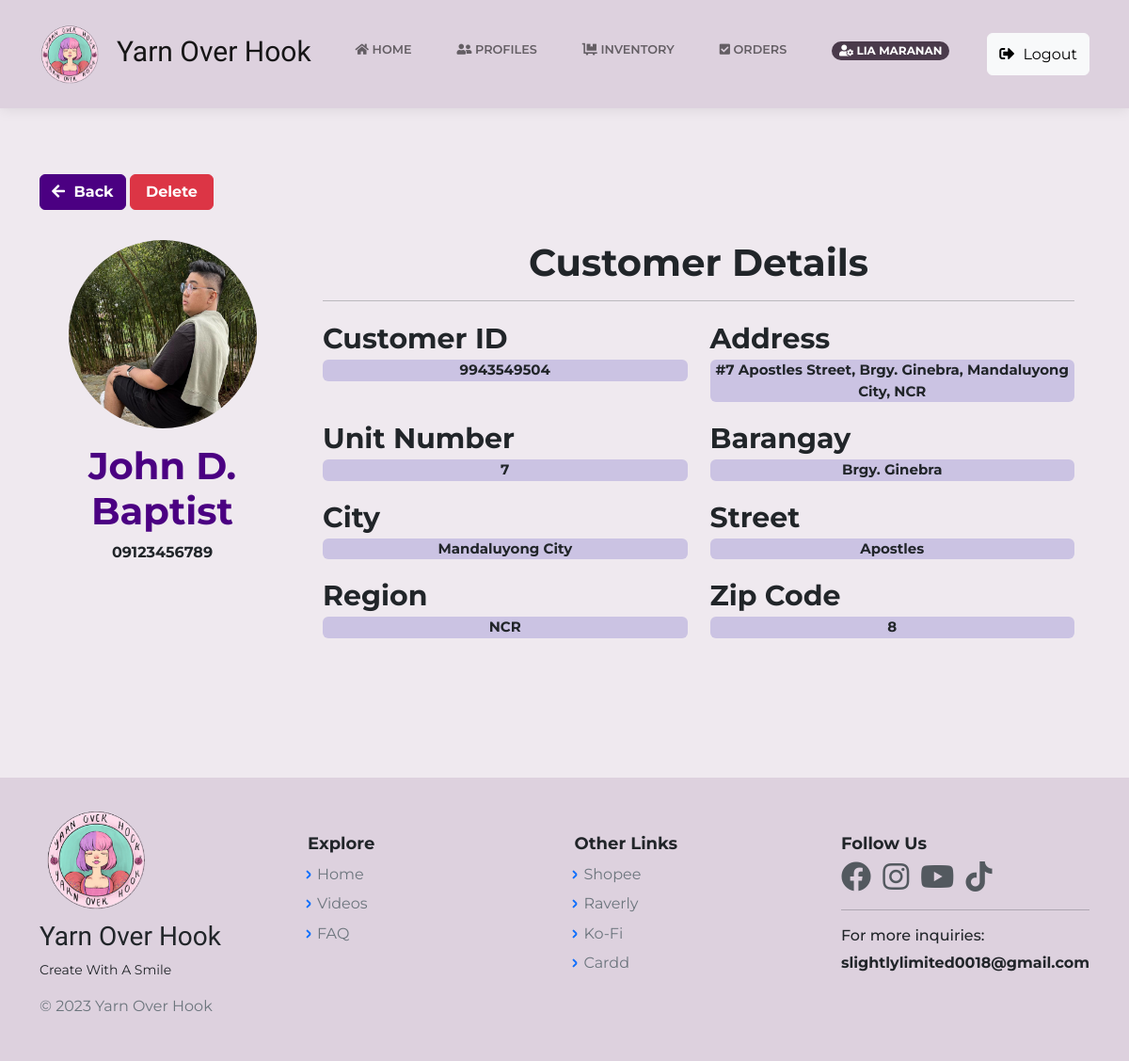
/ProfileAccntViewAdmin.php?id=10 (signed in), run on an earlier commit of the app's database.
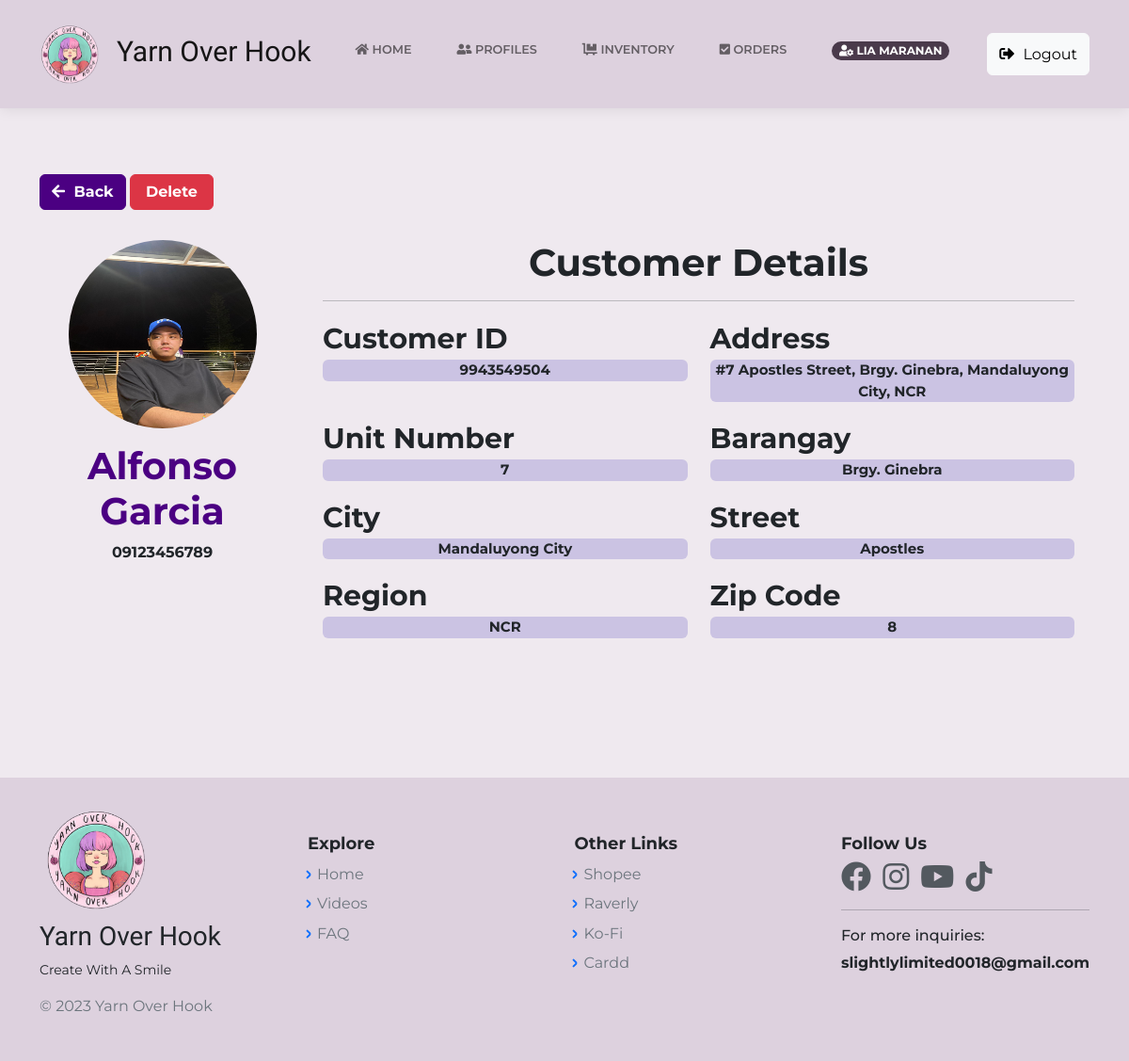
And on a later commit of the database.
### tables this page shows
CREATE TABLE `register` (
  `id` bigint(20) NOT NULL,
  `cust_name` varchar(60) NOT NULL,
  `cust_avatar` varchar(255) NOT NULL,
  `cust_email` varchar(60) DEFAULT NULL,
  `cust_pass` varchar(255) NOT NULL,
  `cust_reg` varchar(60) NOT NULL,
  `cust_city` varchar(50) NOT NULL,
  `cust_st` text NOT NULL,
  `cust_brgy` varchar(50) NOT NULL,
  `cust_unit` int(11) NOT NULL,
  `cust_zip` int(10) NOT NULL,
  `cust_phone` varchar(50) NOT NULL,
  `login_id` bigint(12) NOT NULL,
  `date` timestamp NOT NULL DEFAULT current_timestamp() ON UPDATE current_timestamp(),
  `user_rank` varchar(20) NOT NULL DEFAULT 'user',
  `cust_address` varchar(160) NOT NULL,
  `cust_status` int(11) NOT NULL,
  `login_attempt` int(11) NOT NULL,
  `otp` int(11) NOT NULL,
  `verify_token` varchar(60) NOT NULL
);

CREATE TABLE `cust_profile` (
  `id` bigint(20) NOT NULL,
  `c_id` bigint(12) NOT NULL,
  `c_name` varchar(60) NOT NULL,
  `c_label` varchar(255) NOT NULL,
  `region` varchar(60) NOT NULL,
  `city` varchar(60) NOT NULL,
  `street` varchar(60) NOT NULL,
  `barangay` varchar(60) NOT NULL,
  `phone_no` varchar(20) NOT NULL,
  `zip_code` int(12) NOT NULL,
  `unit_no` int(11) NOT NULL,
  `date` timestamp NOT NULL DEFAULT current_timestamp() ON UPDATE current_timestamp(),
  `address` varchar(150) NOT NULL,
  `login_id` bigint(12) NOT NULL,
  `unique_id` int(5) NOT NULL DEFAULT 1,
  `cust_status` int(1) NOT NULL DEFAULT 0
);

### ProfileAccntViewAdmin.php (the view, shortened to what the changed rows need)
<?php
include("includes/dbh.inc.php");
require 'layouts/Header.php';
if(isset($_GET['id'])) {
    $id = mysqli_real_escape_string($con, $_GET['id']);
    $item = "SELECT * FROM cust_profile WHERE id = $id";
    $result = mysqli_query($con, $item);
    $profile = mysqli_fetch_assoc($result);
    $current_user = $profile['login_id'];
    $item_av = "SELECT * FROM register WHERE login_id = $current_user";
    $result_av = mysqli_query($con, $item_av);
    $prof_avatar = mysqli_fetch_assoc($result_av);
}
?>
<body class="d-flex flex-column min-vh-100">
    <?php if($profile): ?>
        <main class="page blog-post">
    <section class="clean-block clean-post dark" style="background-color:#efe9ef; border:none; ">
        <div class="container">
        <form class="mb-3" action="ProfileAccntViewAdmin.php?id=<?php echo $profile['id']; ?>" method="POST" id="form">
        <button class="btn btn-primary pull-right" type="button" style="font-weight:bold;border-color: indigo;background: indigo;"><a href="CustomerProfileListAdmin.php" style="text-decoration:none;color:white;"><i class="fa fa-arrow-left"></i> Back </a></button>
        <input class="btn btn-danger" name="delete" role="button" value="Delete" style="width: 8%; font-weight:bold;">
    </form>
    <div class="row gutters">
    <div class="col-xl-3 col-lg-3 col-md-12 col-sm-12 col-12">
    <div class="card h-100">
        <div class="card-body" style="background:#efe9ef;">
            <div class="account-settings">
                <div class="user-profile">
                    <div class="user-avatar" >
                        <img src="<?php echo $prof_avatar['cust_avatar']; ?>" style="height:200px; width:200px;" title="<?php echo $profile['c_name']; ?>" alt="<?php echo $profile['c_name']; ?>">
                    </div>
                    <h5 class="user-name" style="font-weight: bold; font-size:40px; color:indigo"><?php echo $profile['c_name']; ?></h5>
                    <p style="font-weight: bold; "><?php echo $profile['phone_no']; ?></p>
                </div>
            </div>
        </div>
    </div>
    </div>
    <div class="col-xl-9 col-lg-9 col-md-12 col-sm-12 col-12" style="background-color:#efe9ef;">
    <div class="card h-100">
        <div class="card-body" style="background: #efe9ef;">
            <div class="row gutters">
                <div class="col-xl-12 col-lg-12 col-md-12 col-sm-12 col-12">
                    <h6 style="font-weight: bold; font-size:40px; text-align:center; " >Customer Details</h6>
                    <hr>
                </div>
                <div class="col-xl-6 col-lg-6 col-md-6 col-sm-6 col-12">
                    <div class="form-group">
                        <label style="font-weight:bold;font-size:30px; ">Customer ID</label>
                        <p class="rounded" style="font-size:15px;background:#cbc3e3; font-weight:bold; text-align:center;"><?php echo $profile['c_id']; ?></p>
                    </div>
                </div>
                <div class="col-xl-6 col-lg-6 col-md-6 col-sm-6 col-12">
                    <div class="form-group">
                        <label style="font-weight:bold;font-size:30px; ">Address</label>
                        <p class="rounded" style="font-size:15px;background:#cbc3e3; font-weight:bold; text-align:center;"><?php echo $profile['address']; ?></p>
                    </div>
                </div>
                <div class="col-xl-6 col-lg-6 col-md-6 col-sm-6 col-12">
                    <div class="form-group">
                        <label style="font-weight:bold; font-size:30px; ">Unit Number</label>
                        <p class="rounded" style="font-size:15px;background:#cbc3e3; font-weight:bold; text-align:center;"><?php echo $profile['unit_no']; ?></p>
                    </div>
                </div>
                <div class="col-xl-6 col-lg-6 col-md-6 col-sm-6 col-12">
                    <div class="form-group">
                        <label style="font-weight:bold;font-size:30px; " >Barangay</label>
                        <p class="rounded" style="font-size:15px;background:#cbc3e3; font-weight:bold; text-align:center;"><?php echo $profile['barangay']; ?></p>
                    </div>
                </div>
                <div class="col-xl-6 col-lg-6 col-md-6 col-sm-6 col-12">
                    <div class="form-group">
                        <label style="font-weight:bold;font-size:30px; ">City</label>
                        <p class="rounded" style="font-size:15px;background:#cbc3e3; font-weight:bold; text-align:center;"><?php echo $profile['city']; ?></p>
                    </div>
                </div>
                <div class="col-xl-6 col-lg-6 col-md-6 col-sm-6 col-12">
                    <div class="form-group">
                        <label style="font-weight:bold;font-size:30px; ">Street</label>
                        <p class="rounded" style="font-size:15px;background:#cbc3e3; font-weight:bold; text-align:center;"><?php echo $profile['street']; ?></p>
                    </div>
                </div>
                <div class="col-xl-6 col-lg-6 col-md-6 col-sm-6 col-12">
                    <div class="form-group">
                        <label style="font-weight:bold;font-size:30px; ">Region</label>
                        <p class="rounded" style="font-size:15px;background:#cbc3e3; font-weight:bold; text-align:center;"><?php echo $profile['region']; ?></p>
                    </div>
                </div>
                <div class="col-xl-6 col-lg-6 col-md-6 col-sm-6 col-10" style="position:center;">
                    <div class="form-group">
                        <label style="font-weight:bold; font-size:30px;">Zip Code</label>
                        <p class="rounded" style="font-size:15px;background:#cbc3e3; font-weight:bold; text-align:center;"><?php echo $profile['zip_code']; ?></p>
                    </div>
                </div>
            </div>
        </div>
    </div>
    </div>
    </div>
    </div>
            <?php else: ?>
                <div class="container my-5">
                    <h2> Oops.. Page not found. Please try again. </h2>
                </div>
            <?php endif ?>
        </section>
    </main>
<?php require 'layouts/Footer.php';?>

What changed in the data, as far as the page shows it:
changed register: cust_avatar: a different picture
changed cust_profile "#7 Apostles Street, Brgy. Ginebra, Mandaluyong City, NCR": c_name "John D. Baptist" → "Alfonso Garcia"
